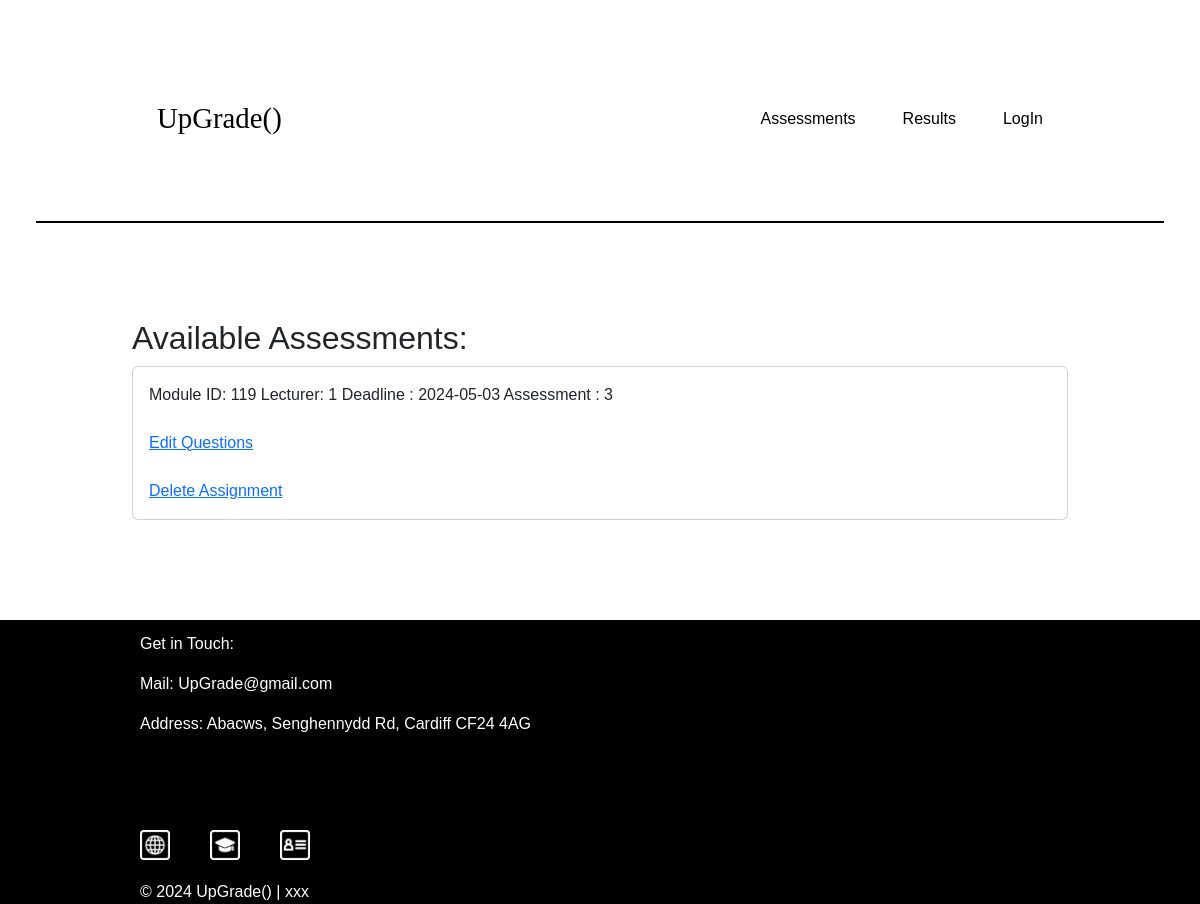
The app's page /summative_inactiveactiveassessments with its own data.
### tables this page shows
CREATE TABLE Summative_Assessments_ (
    Assessment_ID INTEGER PRIMARY KEY AUTOINCREMENT,
    Module_ID INTEGER NOT NULL,
    Lecturer_ID INTEGER NOT NULL,
    Deadline DATE,
    Feedbackdate DATE,
    Available INTEGER,
    Feedbacktype INTEGER,
	Instructions INTEGER
);

### app.py (the view)
@app.route("/summative_inactiveactiveassessments")
def summative_inactiveactiveassessments():
    inactiveassessments = []
    try:
        conn = sqlite3.connect(DATABASE)
        cur = conn.cursor()
        cur.execute("SELECT Assessment_ID, Module_ID,Lecturer_ID, Deadline FROM Summative_Assessments_ WHERE Available = 0")
        Assessments = cur.fetchall()
        columns = [column[0] for column in cur.description]
        inactiveassessments = [dict(zip(columns, assessment)) for assessment in Assessments]
    except sqlite3.Error as e:
        print(f"Error is {e}")
    finally:
            conn.close()
    return render_template('summative_inactiveactiveassessments.html', inactiveassessments=inactiveassessments)

### templates/summative_inactiveactiveassessments.html (shortened to what this page needs)
{% extends "index.html" %}
{% block content %}
  <h2>Available Assessments:</h2>
  {% for assessment in inactiveassessments %}
  <div class="card">
    <div class="card-body">
        Module ID: {{ assessment['Module_ID'] }} Lecturer:  {{ assessment['Lecturer_ID'] }} Deadline
         : {{ assessment['Deadline'] }} Assessment : {{ assessment['Assessment_ID'] }}
         <br>
         <br>
         <a href="{{ url_for('summative_addassessmentquestions', assessmentid=assessment['Assessment_ID'])}}" button type="button" >
Edit Questions
         </a>
        <br>
        <br>
        <a href="{{ url_for('summative_deleteassessment', assessmentid=assessment['Assessment_ID'])}}" button type="button" >
            Delete Assignment
        </a>
      </div>
    </div>
      {% else %}
  <li><h1>no assessments</h1></li>
{% endfor %}
{% endblock %}

### static/style_a.css (style rules this page uses)
* { font-family: Arial, Helvetica, sans-serif; box-sizing: border-box; margin: 0; padding: 0; list-style: none; }
body { line-height: 1.5; font-size: 1.15rem; }

### records on screen
Summative_Assessments_: Module_ID "119", Lecturer_ID "1", Deadline "2024-05-03", Assessment_ID "3"
